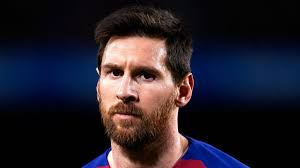
#> input picture messi.jpeg, 300 x 168 px, found by its file name
$ jupyter execute face_reco.ipynb
#> lines starting #> are read from the running program, lines starting #| are printed output that depends on the picture; after the words box and inside, x2 and y2 are one past the last pixel; in counts of white or black regions, pixels touching at a corner belong together
[cell 1]
import cv2

[cell 2]
def name_map(x):
    if x=='sachin':
        return 0
    if x=='obama':
        return 1
    if x=='messi':
        return 2

[cell 3]
def get_name(x):
    if x==0:
        return 'sachin'
    if x==1:
        return 'obama'
    if x==2:
        return 'messi'

[cell 4]
def detect_face(img):
    gray=cv2.cvtColor(img,cv2.COLOR_BGR2GRAY)
    face_cascade=cv2.CascadeClassifier(r'D:\face_recognition\haarcascade_frontalface_default.xml')
    face=face_cascade.detectMultiScale(gray,minNeighbors=4)
    if len(face)==0:
        return None,None
    x,y,w,h=face[0]
    return gray[x:x+w,y:y+h],face[0]

[cell 5]
img=cv2.imread(r'D:\face_recognition\messi.jpeg')
#> img is the input picture: shape (168, 300, 3); mean B, G, R 42, 31.8, 37
img,rect=detect_face(img)
#> in detect_face, `gray=cv2.cvtColor(img,cv2.COLOR_BGR2GRAY)`:
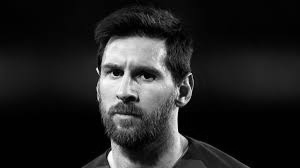
#> gray: shape (168, 300); min 0, max 253, mean 34.5
#> in detect_face, `face=face_cascade.detectMultiScale(gray,minNeighbors=4)`: face = [[83, 38, 92, 92]]
#> in detect_face, `x,y,w,h=face[0]`: x = 83; y = 38; w = 92
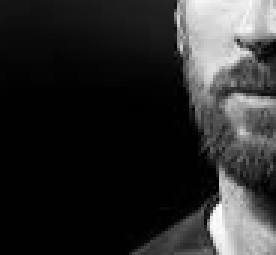
#> img: shape (85, 92) (shown 3 times larger); min 0, max 253, mean 44.2
#> rect = [83, 38, 92, 92]

[cell 6]
import os

[cell 7]
def prepare_training_data(data_folder):
    dirs=os.listdir(data_folder)
    #print(dirs)
    faces=[]
    labels=[]
    for dir_name in dirs:
        sub_dir=data_folder+'/'+dir_name
        #print(sub_dir)
        images=os.listdir(sub_dir)
        #print(images)
        for img in images:
            img_path=sub_dir+'/'+img
            #print(img_path)
            image=cv2.imread(img_path)
            cv2.imshow('training_data',image)
            cv2.waitKey(500)

            # detect face
            face,rect=detect_face(image)
            faces.append(face)
            labels.append(name_map(dir_name))
            #print(label)


    cv2.waitKey(1)
    cv2.destroyAllWindows()
    return faces ,labels

[cell 8]
faces,labels=prepare_training_data(r'D:\face_recognition\DB')
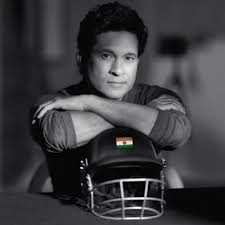
#> input picture DB/sachin/01.jpg, 225 x 225 px, found by its file name
#> in prepare_training_data, image is the input picture: shape (225, 225, 3); mean B, G, R 61.6, 60.1, 60.1
#> in prepare_training_data, `face,rect=detect_face(image)`:
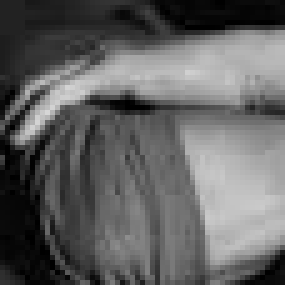
#> face: shape (57, 57) (shown 5 times larger); min 0, max 214, mean 97.4
#> in prepare_training_data, `face,rect=detect_face(image)`: rect = [89, 35, 57, 57]
#> faces = 1 item; labels = [0]
print(labels)
#| [0]

[cell 9]
len(labels)
#> Out = 1

[cell 10]
# recognizer
# LBPH -local binary pattern histogram
recognizer=cv2.face.LBPHFaceRecognizer_create()
recognizer

[cell 11]
import numpy as np

[cell 12]
recognizer.train (faces,np.array(labels))

[cell 13]
def draw_rectangle(img,rect):
    (x,y,w,h)=rect
    cv2.rectangle(img,(x,y),(x+w,y+h),(0,0,255),4)

[cell 14]
def write_text(img,text,x,y):
    cv2.putText(img,text,(x,y),cv2.FONT_HERSHEY_COMPLEX,3,(0,255,0),4)

[cell 15]
def predict_new(test_img):
    img=test_img.copy()
    face,rect=detect_face(test_img)
    label=recognizer.predict(face)
    label_text=get_name(label[0])
    print(label_text)
    draw_rectangle(img,rect)
    write_text(img,label_text,rect[0],rect[1])
    return img

[cell 16]
test_img=cv2.imread(r'D:\face_recognition\messi.jpeg')
predicted=predict_new(test_img)
#> in predict_new, `face,rect=detect_face(test_img)`: rect = [83, 38, 92, 92]
#> in predict_new, `label=recognizer.predict(face)`: label = (0, 200)
#> in predict_new, `label_text=get_name(label[0])`: label_text = 'sachin'
#| sachin
#> in draw_rectangle, `(x,y,w,h)=rect`: x = 83; y = 38; w = 92
#> in draw_rectangle, `cv2.rectangle(img,(x,y),(x+w,y+h),(0,0,255),4)`:
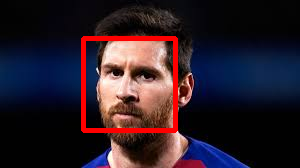
#> img: shape (168, 300, 3); mean B, G, R 40, 29.8, 43.6
#> in write_text, `cv2.putText(img,text,(x,y),cv2.FONT_HERSHEY_COMPLEX,3,(0,255,0),4)`:
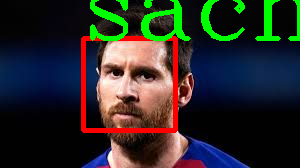
#> img: shape (168, 300, 3); 5.27% of pixels changed, all inside (x1, y1, x2, y2) = (90, 0, 300, 41)
